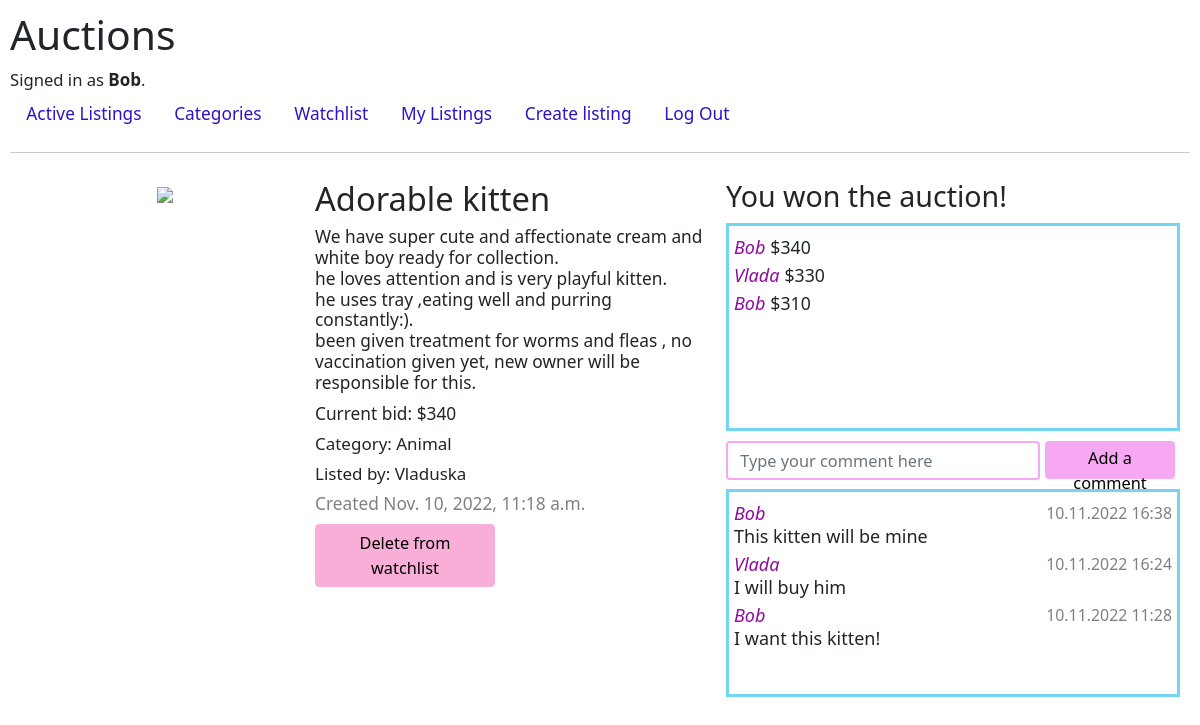
/listing_34 (signed in), run on the app's committed database.
### auctions/models.py (models this page shows, shortened)
class User(AbstractUser):
    pass

class Listing(models.Model):
    user_id = models.ForeignKey(User, on_delete=models.CASCADE, related_name="listings")
    title = models.TextField()
    description = models.TextField()
    start_price = models.PositiveBigIntegerField()
    current_price = models.PositiveBigIntegerField(default=f"{int(0)}")
    picture_url = models.URLField()
    category = models.ForeignKey(Category, blank=True, on_delete=models.SET_DEFAULT, default = "", related_name='listing')
    activity = models.CharField(max_length=1, choices=[("A","Active"), ("C", "Closed")], default="A")
    date_time = models.DateTimeField(auto_now_add=True)

class Category(models.Model):
    name = models.TextField()
    def __str__(self):
        return f"{self.name}"

class Bid(models.Model):
    listing_id = models.ForeignKey(Listing, on_delete=models.CASCADE, related_name='bid')
    user_id = models.ForeignKey(User, on_delete=models.CASCADE, related_name="bid")
    price = models.PositiveBigIntegerField()

class Comments(models.Model):
    listing_id = models.ForeignKey(Listing, on_delete=models.CASCADE, related_name='comment')
    user_id = models.ForeignKey(User, on_delete=models.CASCADE, related_name="comment")
    comment = models.TextField()
    date_time = models.DateTimeField(auto_now_add=True)

### auctions/views.py (the view)
# urls.py: path("listing_<str:listing_id>", views.listing_page, name="listing_page"),
def listing_page(request, listing_id, winner=None, error_text=None):
        try:
            if request.method == "POST":
                error_text = bid(request)
            else:
                if Listing.objects.get(id=listing_id).activity == "C":
                    try:
                        winner = Bid.objects.filter(listing_id=Listing.objects.get(id=listing_id)).order_by('-price').first().user_id.username
                    except AttributeError:
                        winner = "No one"
            return render(request, "auctions/listing.html", {
                    "listing": Listing.objects.get(id=listing_id),
                    "winner": winner,
                    "error_text": error_text
                })
        except Listing.DoesNotExist:
            return HttpResponseRedirect(reverse("index"))

### auctions/templatetags/templatetag.py (called while the page is built)
@register.filter(name='usd')
def usd(value):
    return f"${value:,.0f}"

@register.filter(name="local_time")
def time(value):
    return strftime('%d.%m.%Y %H:%M', localtime(value.timestamp()))

@register.filter(name="reverse")
def reverse(value):
    return value[::-1]

@register.filter(name="watch")
def watch(watchlist, user_id):
    try:
        for x in list(watchlist):
            if x["user_id_id"] == user_id:
                return 1
        return 0
    except IndexError:
        return 0

### auctions/templates/auctions/listing.html (shortened to what this page needs)
{% extends "auctions/layout.html" %}
{% load templatetag %}
{% block body %}
    <div id="page">
        <div id="picture">
            <img src="{{ listing.picture_url }}" height="200px">
        </div>
        <div id="listing_text">
            <h2>{{ listing.title }}</h2>
            <div id="description">{{ listing.description }}</div>
            <div id="price">
                {% if listing.current_price == 0 %}
                    Starting bid: {{ listing.start_price | usd }}
                {% else %}
                    Current bid: {{ listing.current_price | usd }}
                {% endif %}
            </div>
            Category: {{ listing.category }}<br>
            Listed by: {{ listing.user_id.username }}
            <div id="created">
                Created {{ listing.date_time }}
            </div>
        </div>
        <div id="right">
            <div id="winner">
                {% if winner %}
                    <h3>
                    {% if winner == user.username %}
                        You won the auction!
                    {% else %}
                        {{ winner }} won the auction!
                    </h3>
                    {% endif %}
                {% endif %}
            </div>
            <div id="bids">
                {% for bid in listing.bid.all|reverse %}
                    <div class="line">
                        <div id="name">{{bid.user_id.username}}</div>
                        {{bid.price | usd }}
                    </div>
                {% endfor %}
            </div>
            <div id="add_comment">
                {% if user.is_authenticated %}
                    <form method="post" action = "{% url 'comment' %}" autocomplete="off" autocapitalize="on">
                        <input class="form-control" type="text" name="comment" placeholder="Type your comment here" required>
                        <button type="submit" class="btn btn-info btn">Add a comment</button>
                    </form>
                {% else %}
                <h5>Comments</h5>
                {% endif %}
            </div>
            <div id="comments">
                {% for comment in listing.comment.all|reverse %}
                    <div class="line">
                        <div id="name">{{comment.user_id.username}}</div>
                        <div id="date">{{ comment.date_time | local_time }}</div>
                        <div id="comment">{{comment.comment}}</div>
                    </div>
                {% endfor %}
            </div>
        </div>
    </div>
{% endblock %}

### auctions/templates/auctions/layout.html (shortened to what this page needs)
{% load static %}
<!DOCTYPE html>
<html lang="en">
    <head>
        <link rel="stylesheet" href="https://stackpath.bootstrapcdn.com/bootstrap/4.4.1/css/bootstrap.min.css">
        <link href="{% static 'auctions/styles.css' %}" rel="stylesheet">
        <link href="https://cdn.jsdelivr.net/npm/bootstrap@5.1.3/dist/css/bootstrap.min.css" rel="stylesheet">
    </head>
    <body>
        <h1>Auctions</h1>
        <div>
            {% if user.is_authenticated %}
                Signed in as <strong>{{ user.username }}</strong>.
            {% else %}
                Not signed in.
            {% endif %}
        </div>
        <ul class="nav">
            <li class="nav-item">
                <a class="nav-link" href="{% url 'index' %}">Active Listings</a>
            </li>
            <li class="nav-item">
                <a class="nav-link" href="{% url 'categories' %}">Categories</a>
            </li>
            {% if user.is_authenticated %}
                <li class="nav-item">
                    <a class="nav-link" href="{% url 'watchlist' %}">Watchlist</a>
                </li>
                <li class="nav-item">
                    <a class="nav-link" href="{% url 'my_listings' %}">My Listings</a>
                </li>
                <li class="nav-item">
                    <a class="nav-link" href="{% url 'create_listing' %}">Create listing</a>
                </li>
                <li class="nav-item">
                    <a class="nav-link" href="{% url 'logout' %}">Log Out</a>
                </li>
            {% endif %}
        </ul>
        <hr>
        {% block body %}
        {% endblock %}
    </body>
</html>

### auctions/static/auctions/styles.css (style rules this page uses)
body { padding: 10px; }
* { font-size:1.02em; }
.nav-link { color: #3212c3!important; text-decoration: none!important; }
#listing_text #created { color:gray; }
#listing_text #description { line-height: 1.2em; margin: 0.4em 2% 0.4em 0; white-space: pre-wrap; }
#page { padding: 10px; display: grid; grid-template-columns: 25% 35% auto; grid-template-rows:520px; column-gap: 5px; line-height: 1.8em; }
#picture { text-align: center; }
#picture img { width:90%; height: auto; max-height: 510px; object-fit: contain; }
#page #description { overflow-y:auto; max-height:40%; }
#bids, #comments { overflow-y:auto; height:40%; border: 3px solid rgb(114, 214, 241); padding: 5px; margin: 10px 0; }
#date { color:gray; font-size:0.9em; display: flex; justify-content: flex-end; }
#name { color:#8f0a9e; float: left; margin-right: 5px; font-style:italic; }
.line { margin: 5px 0; line-height: 1.3em; }
#add_comment input { float: left; width: calc(100% - 140px); border:2px solid rgb(246, 169, 242); }
#add_comment button { width: 130px; height: 38px; padding: 3px; margin: 0 5px; border:2px solid rgb(246, 169, 242); background-color: rgb(246, 169, 242); }

### data on the page
User: username "Bob"
Listing: title "Adorable kitten", description "We have super cute and affectionate cream and white boy ready for collection. he loves attention and is very playful kitten. he uses tray ,eating well and purring constantly:). been given treatment for worms and fleas , no vaccination given yet, new owner will be responsible for this.", current_price "$340", category "Animal", user_id.username "Vladuska", date_time "Nov. 10, 2022, 11:18 a.m."
Bid: user_id.username "Bob", price "$340"
Bid: user_id.username "Vlada", price "$330"
Bid: user_id.username "Bob", price "$310"
Comments: user_id.username "Bob", date_time|local_time "10.11.2022 16:38", comment "This kitten will be mine"
Comments: user_id.username "Vlada", date_time|local_time "10.11.2022 16:24", comment "I will buy him"
Comments: user_id.username "Bob", date_time|local_time "10.11.2022 11:28", comment "I want this kitten!"
